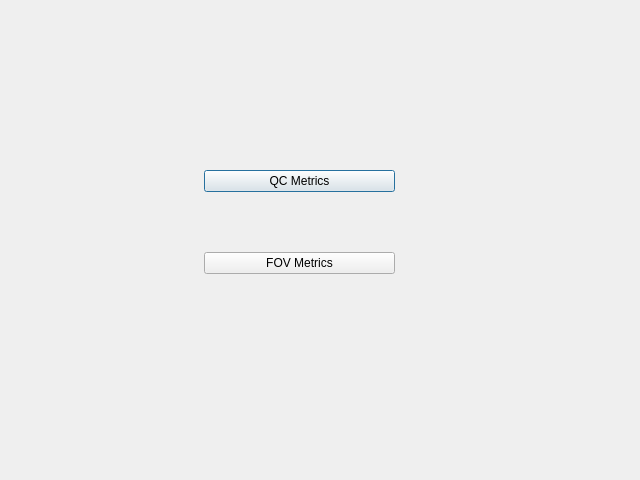
<?xml version="1.0" encoding="UTF-8"?>
<ui version="4.0">
 <class>MetricsTools</class>
 <widget class="QDialog" name="MetricsTools">
  <property name="geometry">
   <rect>
    <x>0</x>
    <y>0</y>
    <width>640</width>
    <height>480</height>
   </rect>
  </property>
  <property name="windowTitle">
   <string>Metrics Tools</string>
  </property>
  <widget class="QWidget" name="">
   <property name="geometry">
    <rect>
     <x>204</x>
     <y>170</y>
     <width>191</width>
     <height>104</height>
    </rect>
   </property>
   <layout class="QVBoxLayout" name="verticalLayout">
    <item>
     <widget class="QPushButton" name="QcPushButton">
      <property name="text">
       <string>QC Metrics</string>
      </property>
     </widget>
    </item>
    <item>
     <spacer name="verticalSpacer">
      <property name="orientation">
       <enum>Qt::Vertical</enum>
      </property>
      <property name="sizeHint" stdset="0">
       <size>
        <width>20</width>
        <height>40</height>
       </size>
      </property>
     </spacer>
    </item>
    <item>
     <widget class="QPushButton" name="FovpushButton">
      <property name="text">
       <string>FOV Metrics</string>
      </property>
     </widget>
    </item>
   </layout>
  </widget>
 </widget>
 <resources/>
 <connections/>
</ui>
